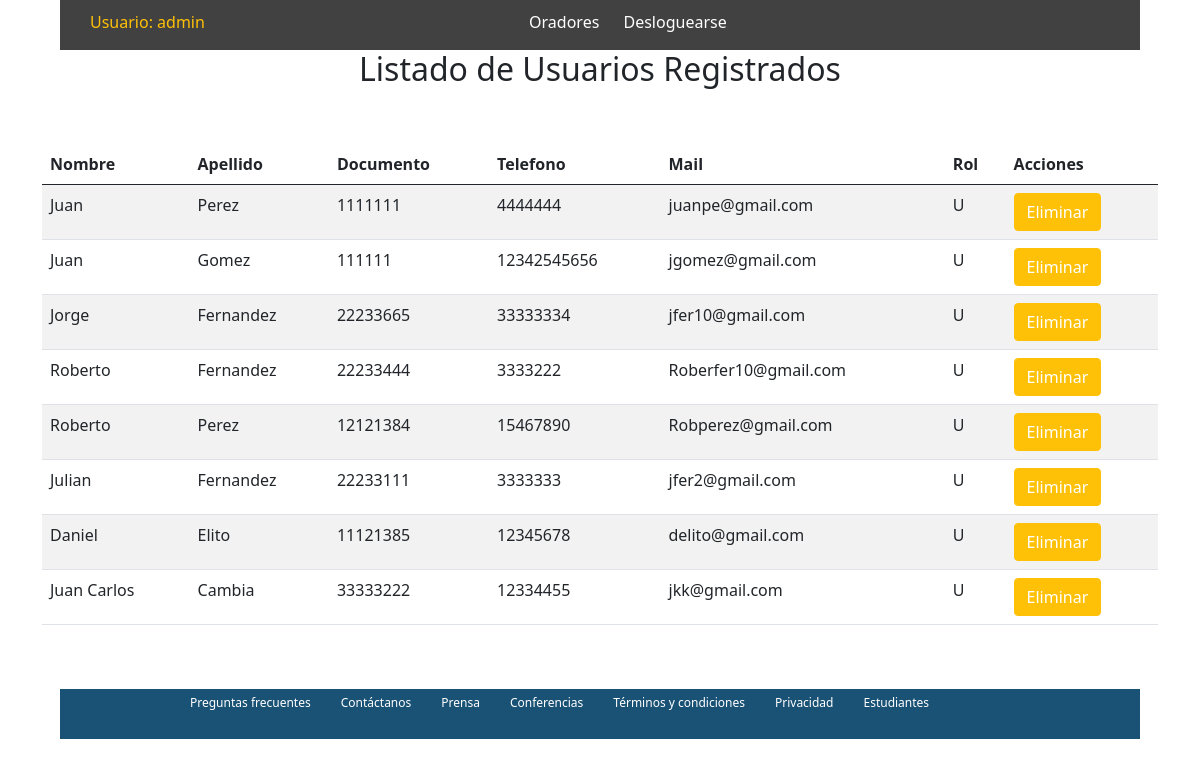
Screenshot of /listado.php (signed in) with the database file from the repository.
### tables this page shows
CREATE TABLE `usuarios` (
  `id` int(11) NOT NULL,
  `nombre` varchar(50) NOT NULL,
  `apellido` varchar(50) NOT NULL,
  `documento` int(11) NOT NULL,
  `telefono` varchar(20) NOT NULL,
  `correo` varchar(20) NOT NULL,
  `clave` varchar(10) NOT NULL,
  `rol` char(1) NOT NULL
);

### conexion.php (called while the page is built, shortened)
<?php
class conexion{
    private $servidor ="localhost";
    private $usuario ="root";
    private $pass = "";
    private $conexion;
    public function __construct(){
        try{
            $this->conexion = new PDO("mysql:host=$this->servidor;dbname=crud",$this->usuario,$this->pass);
            $this->conexion->setAttribute(PDO::ATTR_ERRMODE,PDO::ERRMODE_EXCEPTION);
        }catch(PDOException $e){
            return "Falla de Conexión".$e;
        }
    }
    public function consultar($sql){
        $sentencia = $this->conexion->prepare($sql);
        $sentencia->execute();
        return $sentencia->fetchAll();
    }
}
?>

### listado.php (the view, shortened to what this page needs)
<?php
include ('header.php');
include ('conexion.php');
$user = $_SESSION['usuario'];
?>
<header>
    <nav class="navsup2 ">
        <span class="textosupizq2 text-warning">Usuario: <? echo $user;?></span>
        <span><a href="oradores.php" class="espaciomini">Oradores</a></span>
        <span><a href="salir.php" class="espaciomini">Desloguearse</a></span>
    </nav>
</header>
<?php
$conexion = new conexion();
$respuestas= $conexion->consultar("SELECT * FROM `usuarios` where rol='U' ");
?>
    <h2 class="text-center">Listado de Usuarios Registrados</h2><br><br>
    <div class="container">
    <table class="table table-striped">
        <thead>
            <th>Nombre</th>
            <th>Apellido</th>
            <th>Documento</th>
            <th>Telefono</th>
            <th>Mail</th>
            <th>Rol</th>
            <th>Acciones</th>
        </thead>
        <tbody>
        <?php
foreach($respuestas as $respuesta){ ?>
            <tr>
                <td><?php echo $respuesta['nombre'];?></td>
                <td><?php echo $respuesta['apellido'];?></td>
                <td><?php echo $respuesta['documento'];?></td>
                <td><?php echo $respuesta['telefono'];?></td>
                <td><?php echo $respuesta['correo'];?></td>
                <td><?php echo $respuesta['rol'];?></td>
                <td><button class="btn btn-warning"><a href="eliminar.php?a=<?php echo $respuesta['id'] ?>" >Eliminar</a></button> </td>
            </tr>
<?php
}
?>
    </table><br><br>
</div>
<?php
    include ('footer.php');
?>

### estilos.css (style rules this page uses)
.navsup2 { background-color: rgb(66, 65, 65); height: 50px; margin: auto; width: 90%; padding: 10px; }
a:link { color: white; background-color: transparent; text-decoration: none; }
.espaciomini { margin-left: 20px; }
.textosupizq2 { color: white; text-align: left; padding-left: 20px; margin: auto; }

### rows the page displays
usuarios: nombre "Juan", apellido "Perez", documento "1111111", telefono "4444444", correo "juanpe@gmail.com", rol "U"
usuarios: nombre "Juan", apellido "Gomez", documento "111111", telefono "12342545656", correo "jgomez@gmail.com", rol "U"
usuarios: nombre "Jorge", apellido "Fernandez", documento "22233665", telefono "33333334", correo "jfer10@gmail.com", rol "U"
usuarios: nombre "Roberto", apellido "Fernandez", documento "22233444", telefono "3333222", correo "Roberfer10@gmail.com", rol "U"
usuarios: nombre "Roberto", apellido "Perez", documento "12121384", telefono "15467890", correo "Robperez@gmail.com", rol "U"
usuarios: nombre "Julian", apellido "Fernandez", documento "22233111", telefono "3333333", correo "jfer2@gmail.com", rol "U"
usuarios: nombre "Daniel", apellido "Elito", documento "11121385", telefono "12345678", correo "delito@gmail.com", rol "U"
usuarios: nombre "Juan Carlos", apellido "Cambia", documento "33333222", telefono "12334455", correo "jkk@gmail.com", rol "U"

### other values shown
$user "admin"
